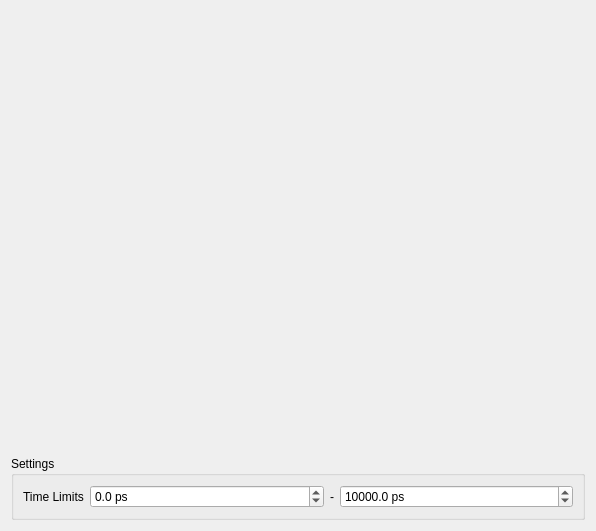
<?xml version="1.0" encoding="UTF-8"?>
<ui version="4.0">
 <class>IRFWidget</class>
 <widget class="QWidget" name="IRFWidget">
  <property name="geometry">
   <rect>
    <x>0</x>
    <y>0</y>
    <width>596</width>
    <height>531</height>
   </rect>
  </property>
  <property name="windowTitle">
   <string>Form</string>
  </property>
  <layout class="QVBoxLayout" name="verticalLayout" stretch="1,0">
   <item>
    <widget class="QCustomPlot" name="irf_plot" native="true"/>
   </item>
   <item>
    <widget class="QGroupBox" name="groupBox">
     <property name="title">
      <string>Settings</string>
     </property>
     <layout class="QGridLayout" name="gridLayout">
      <item row="0" column="0">
       <widget class="QLabel" name="label">
        <property name="text">
         <string>Time Limits</string>
        </property>
       </widget>
      </item>
      <item row="0" column="1">
       <layout class="QHBoxLayout" name="horizontalLayout" stretch="1,0,1">
        <item>
         <widget class="QDoubleSpinBox" name="time_min_spin">
          <property name="suffix">
           <string> ps</string>
          </property>
          <property name="decimals">
           <number>1</number>
          </property>
          <property name="minimum">
           <double>-10000.000000000000000</double>
          </property>
          <property name="maximum">
           <double>100000.000000000000000</double>
          </property>
         </widget>
        </item>
        <item>
         <widget class="QLabel" name="label_2">
          <property name="text">
           <string>-</string>
          </property>
         </widget>
        </item>
        <item>
         <widget class="QDoubleSpinBox" name="time_max_spin">
          <property name="prefix">
           <string/>
          </property>
          <property name="suffix">
           <string> ps</string>
          </property>
          <property name="decimals">
           <number>1</number>
          </property>
          <property name="minimum">
           <double>-10000.000000000000000</double>
          </property>
          <property name="maximum">
           <double>100000.000000000000000</double>
          </property>
          <property name="value">
           <double>10000.000000000000000</double>
          </property>
         </widget>
        </item>
       </layout>
      </item>
     </layout>
    </widget>
   </item>
  </layout>
 </widget>
 <customwidgets>
  <customwidget>
   <class>QCustomPlot</class>
   <extends>QWidget</extends>
   <header>qcustomplot.h</header>
   <container>1</container>
  </customwidget>
 </customwidgets>
 <resources/>
 <connections/>
</ui>
